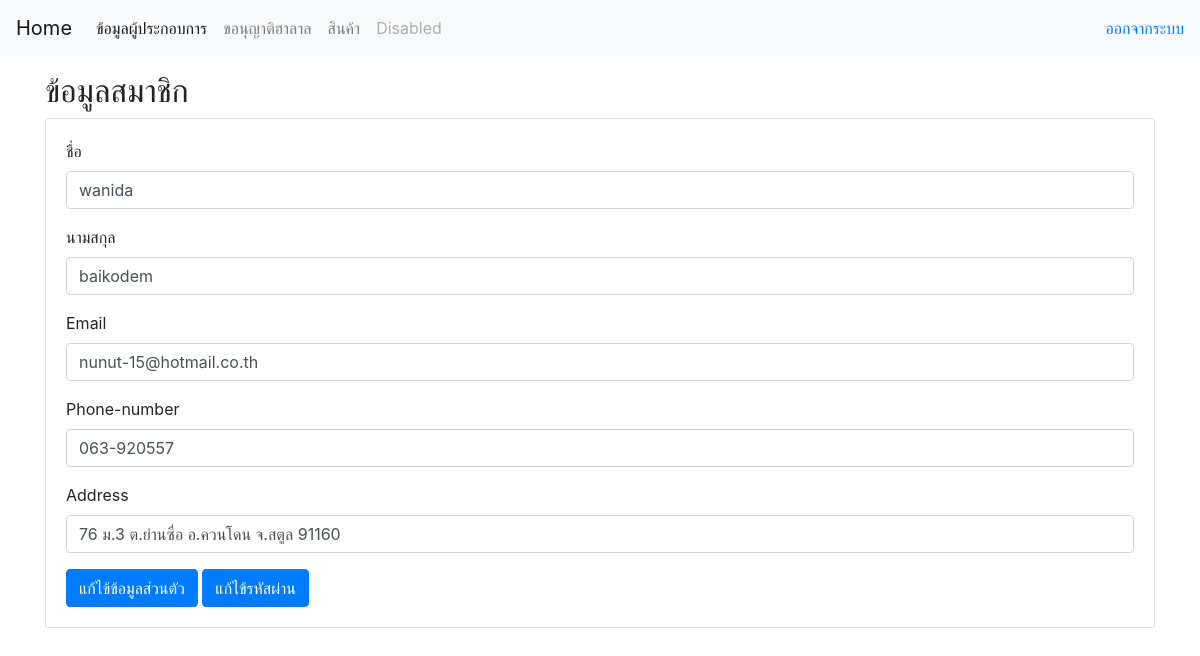
The app's page /home.php (signed in) with its own data.
### tables this page shows
CREATE TABLE `member` (
  `mem_id` int(11) NOT NULL,
  `mem_name` varchar(50) DEFAULT NULL,
  `mem_lastname` varchar(50) DEFAULT NULL,
  `mem_sex` varchar(10) DEFAULT NULL,
  `mem_email` varchar(50) DEFAULT NULL,
  `phonenumber` varchar(10) DEFAULT NULL,
  `mem_password` varchar(25) DEFAULT NULL,
  `status` varchar(15) DEFAULT NULL,
  `address` varchar(255) DEFAULT NULL
);

### home.php (the view, shortened to what this page needs)
<?php
    require 'header2.php';
    require 'config/db.php';
$mid=$_SESSION["id"];
$sql = "SELECT *FROM member where mem_id = $mid";
$statement = $connection->prepare($sql);
$statement->execute();
$people = $statement->fetch(PDO::FETCH_ASSOC);
?>
<div>
        <div class="container mt-3">
            <h2>ข้อมูลสมาชิก</h2>
            <div class="card">
                <form method="POST">
                <div class="card-body">
                    <div class="form-group">
                    <label for="exampleInputEmail1">ชื่อ</label>
                    <input type="text" class="form-control" aria-describedby="emailHelp" name="name" value="<?php echo $people['mem_name']; ?>" required>
                </div>
                    <div class="form-group">
                     <label for="exampleInputPassword1">นามสกุล</label>
                     <input type="text" class="form-control"name="lastname" value="<?php echo $people['mem_lastname']; ?>" required>
                 </div>
                 <div class="form-group">
                     <label for="exampleInputPassword1">Email</label>
                     <input type="email" class="form-control" name="email" value="<?php echo $people['mem_email']; ?>" required>
                 </div>
                 <div class="form-group">
                     <label for="exampleInputPassword1">Phone-number</label>
                     <input type="text" class="form-control" name="phone" value="<?php echo$people['phonenumber']; ?>" required>
                 </div>
                 <div class="form-group">
                     <label for="exampleInputPassword1">Address</label>
                     <input type="text" class="form-control" name="address" value="<?php echo $people['address']; ?>"  required>
                 </div>
                     <button type="submit" class="btn btn-primary" name="updateaccount">แก้ไข้ข้อมูลส่วนตัว</button>
                     <button type="button" class="btn btn-primary" data-toggle="modal" data-target="#exampleModal">
                         แก้ไข้รหัสผ่าน
                     </button>
                </div>
                </form>
            </div>
        </div>
</div>

### records on screen
member: name "wanida", lastname "baikodem", email "nunut-15@hotmail.co.th", phone "063-920557", address "76 ม.3 ต.ย่านซื่อ อ.ควนโดน จ.สตูล 91160"
